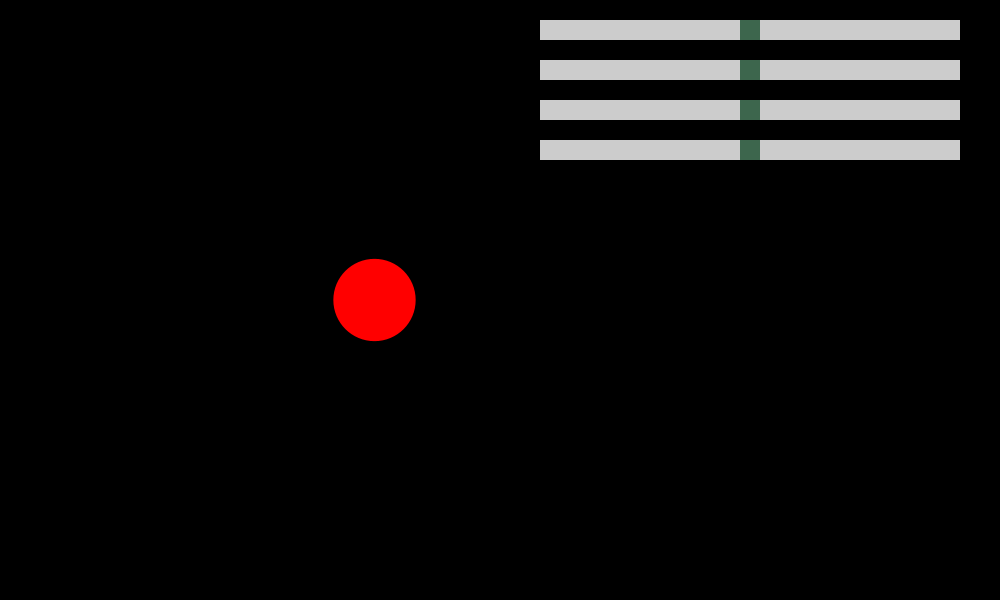
Frame 1 (no input)
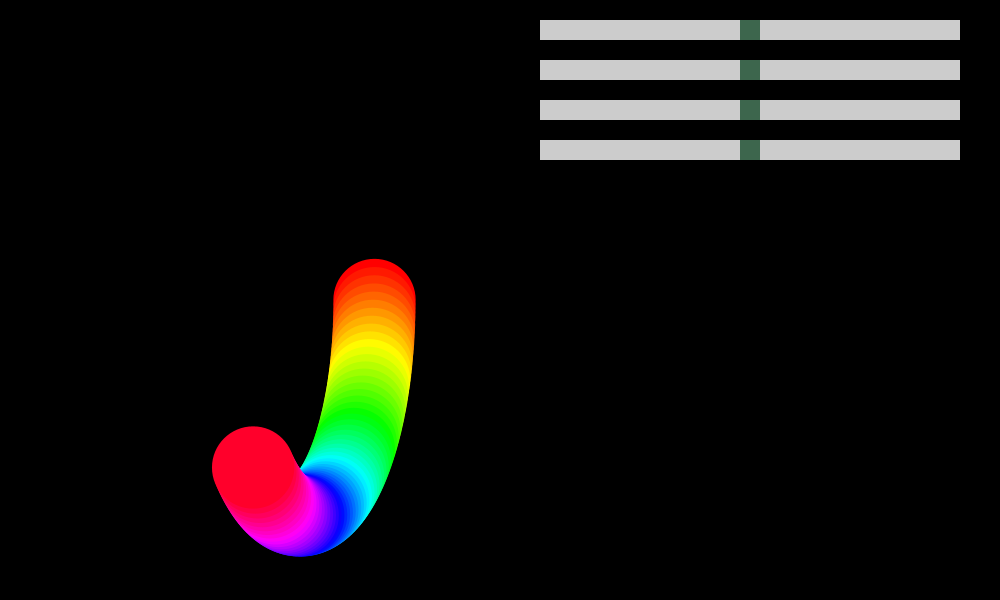
Frame 60 (the mouse pressed at the canvas centre just before this capture)
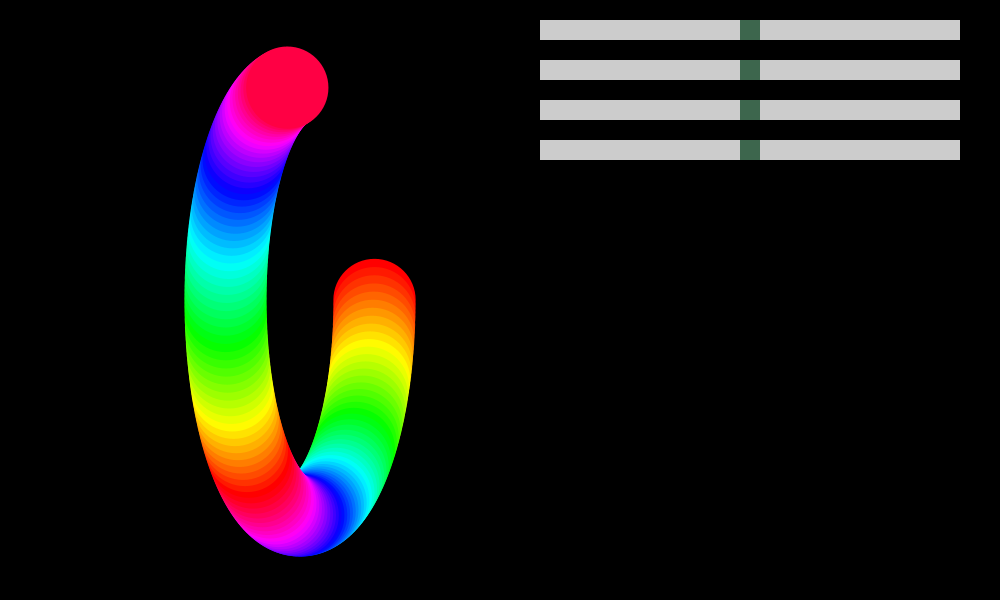
Frame 120 (the mouse held since frame 60 and released just before this capture)

The Processing sketch that drew these frames (run headless with seeded random() and noise(); from frame 60 on, the mouse is pressed at the canvas centre):

// Processing sketch: processing_150158
// ── processing_150158.pde

HScrollbar hs1, hs2, hs3, hs4; //  scrollbars

float diameter;
float diameter2;
float colour = 0;
float angle = 0;
float angle2 = 0;
float slider3 = random(5,150);
float slider4 = random(5,150);
float rand1 = random(5,150);
float rand2 = random(5,150);
float randcolour = random(20,255);
float colourspeed = random(-3,3);


void setup() {
 
  size(1000, 600);
  diameter = 290;
  diameter2= 141;

  hs1 = new HScrollbar(width/2 +40, 20, width/2-80, 20, 1);
  hs2 = new HScrollbar(width/2 +40, 60, width/2-80, 20, 1);
  hs3 = new HScrollbar(width/2 +40, 100, width/2-80, 20, 1);
  hs4 = new HScrollbar(width/2 +40, 140, width/2-80, 20, 1);
  hs1.update();
  hs2.update();
  hs1.display();
  hs2.display();
  //frameRate(30);
  //blendMode(MULTIPLY);
  colorMode(HSB);
  smooth(8);
  background(0);
  noStroke();
 
}

void draw() {
  
  tint(0,10);
  //float sin = (sin(angle); 
  colourspeed = (hs1.getPos()-width/2 -67)/50;
  
  //float angle = (hs3.getPos()-width/2 -30)/3;
  //float angle2 = (hs4.getPos()-width/2 -30)/3;
  float slider3 = (hs3.getPos()-width/2 -30)/3;
  float slider4 = (hs4.getPos()-width/2 -30)/3;
  float circlesize = (hs2.getPos()-width/2 -30)/3;
  float coloursin = (sin(angle*1) * 10 + 55);
  float colourrand = (sin(angle) * randcolour + randcolour);
  float sinw = (sin(angle) * diameter/2) + height/2;
  float sinh = (sin(angle + PI/2) * diameter/2) + height/2;
  float sinw2 = (sin(angle2) * diameter2/2);
  float sinh2 = (sin(angle2 + PI/2) * diameter2/2);
 
   //fill(255, 204);  //white
   fill(colour,255,255);
   ellipse(sinh - sinh2 , sinw + sinw2, circlesize, circlesize);
 //}

colour += colourspeed;

  angle2 += PI/slider3;
  angle += PI/slider4;
 
  if(colour > 255)
{
  colour = 0;
}
  if(colour < 0)
{
  colour = 255;
}
  hs1.display();
  hs2.display();
  hs3.display();
  hs4.display();
  hs1.update();
  hs2.update();
  hs3.update();
  hs4.update();
}

class HScrollbar {
  int swidth, sheight;    // width and height of bar
  float xpos, ypos;       // x and y position of bar
  float spos, newspos;    // x position of slider
  float sposMin, sposMax; // max and min values of slider
  int loose;              // how loose/heavy
  boolean over;           // is the mouse over the slider?
  boolean locked;
  float ratio;

  HScrollbar (float xp, float yp, int sw, int sh, int l) {
    swidth = sw;
    sheight = sh;
    int widthtoheight = sw - sh;
    ratio = (float)sw / (float)widthtoheight;
    xpos = xp;
    ypos = yp;
    spos = xpos + swidth/2 - sheight/2;
    newspos = spos;
    sposMin = xpos;
    sposMax = xpos + swidth - sheight;
    loose = l;
  }

  void update() {
    if (overEvent()) {
      over = true;
    } else {
      over = false;
    }
    if (mousePressed && over) {
      locked = true;
    }
    if (!mousePressed) {
      locked = false;
    }
    if (locked) {
      newspos = constrain(mouseX-sheight/2, sposMin, sposMax);
    }
    if (abs(newspos - spos) > 1) {
      spos = spos + (newspos-spos)/loose;
    }
  }

  float constrain(float val, float minv, float maxv) {
    return min(max(val, minv), maxv);
  }

  boolean overEvent() {
    if (mouseX > xpos && mouseX < xpos+swidth &&
       mouseY > ypos && mouseY < ypos+sheight) {
      return true;
    } else {
      return false;
    }
  }

  void display() {
    noStroke();
    fill(204);
    rect(xpos, ypos, swidth, sheight);
    if (over || locked) {
      fill(0, 0, 0);
    } else {
      fill(102, 102, 102);
    }
    rect(spos, ypos, sheight, sheight);
  }

  float getPos() {
    // Convert spos to be values between
    // 0 and the total width of the scrollbar
    return spos * ratio;
  }
//}
 
 //void mousePressed() {
        // background(0);
//rand1 = random(-150,150);
//rand2 = random(-150,150);
//randcolour = random(20,255);
//colourspeed = random(1,4);
   

 }
 
